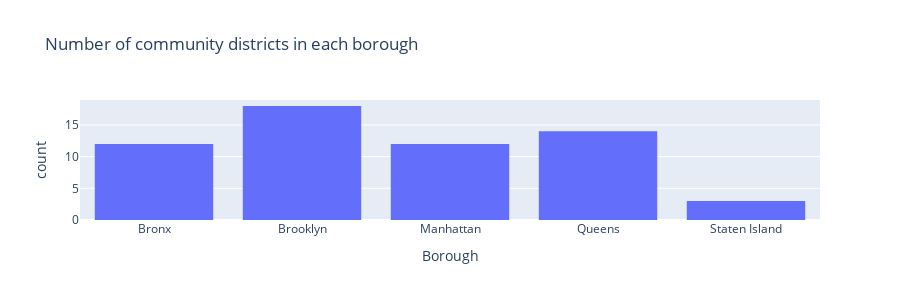

Here is the notebook cell this chart was saved with:
### Code cell
fig = px.histogram(
    population,               # 数据来源
    x="Borough",              # 分组变量（X轴）
    title="Number of community districts in each borough",  # 标题
    height=300,               # 图的高度
)
fig.show()                   # 输出图表

### Figure 1 — Plotly figure (JSON) as saved in the notebook; plotly's stock layout.template omitted (floating-point values rounded to 4 significant figures)
{"data": [{"bingroup": "x", "hovertemplate": "Borough=%{x}<br>count=%{y}<extra></extra>", "legendgroup": "", "marker": {"color": "#636efa", "pattern": {"shape": ""}}, "name": "", "orientation": "v", "showlegend": false, "type": "histogram", "x": ["Bronx", "Bronx", "Bronx", "Bronx", "Bronx", "Bronx", "Bronx", "Bronx", "Bronx", "Bronx", "Bronx", "Bronx", "Brooklyn", "Brooklyn", "Brooklyn", "Brooklyn", "Brooklyn", "Brooklyn", "Brooklyn", "Brooklyn", "Brooklyn", "Brooklyn", "Brooklyn", "Brooklyn", "Brooklyn", "Brooklyn", "Brooklyn", "Brooklyn", "Brooklyn", "Brooklyn", "Manhattan", "Manhattan", "Manhattan", "Manhattan", "Manhattan", "Manhattan", "Manhattan", "Manhattan", "Manhattan", "Manhattan", "Manhattan", "Manhattan", "Queens", "Queens", "Queens", "Queens", "Queens", "Queens", "Queens", "Queens", "Queens", "Queens", "Queens", "Queens", "Queens", "Queens", "Staten Island", "Staten Island", "Staten Island"], "xaxis": "x", "yaxis": "y"}], "layout": {"barmode": "relative", "height": 300, "legend": {"tracegroupgap": 0}, "title": {"text": "Number of community districts in each borough"}, "xaxis": {"anchor": "y", "domain": [0, 1], "title": {"text": "Borough"}}, "yaxis": {"anchor": "x", "domain": [0, 1], "title": {"text": "count"}}}}
